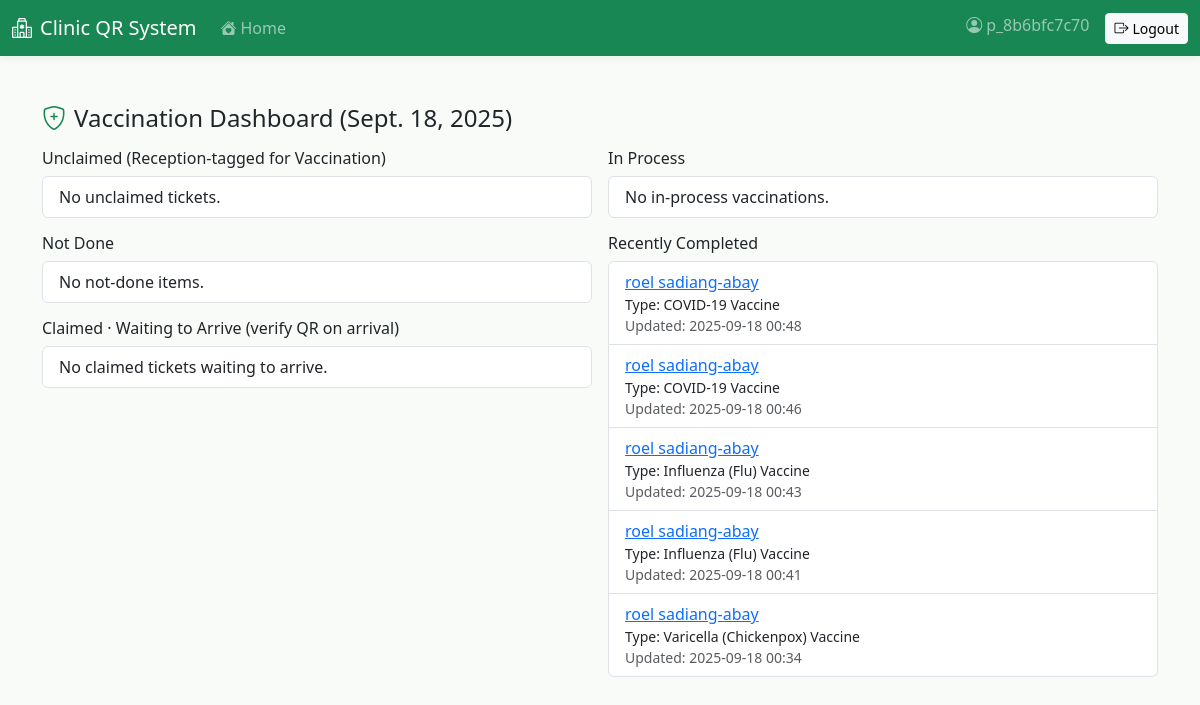
Page /dashboard/vaccination/ (signed in) on the committed database.
### visits/models.py (models this page shows, shortened)
class VaccinationRecord(models.Model):
    visit = models.ForeignKey('visits.Visit', on_delete=models.CASCADE, related_name='vaccination_records')
    patient = models.ForeignKey('patients.Patient', on_delete=models.CASCADE, related_name='vaccination_records')
    vaccine_type = models.CharField(max_length=64, choices=VaccinationType.choices)
    status = models.CharField(max_length=32, choices=[
        ('queue', 'Queue'),
        ('claimed', 'Claimed'),
        ('in_process', 'In Process'),
        ('done', 'Done'),
        ('not_done', 'Not Done'),
    ], default='queue')
    details = models.JSONField(default=dict, blank=True)
    administered_by = models.ForeignKey(settings.AUTH_USER_MODEL, on_delete=models.SET_NULL, null=True, blank=True)
    created_at = models.DateTimeField(auto_now_add=True)
    updated_at = models.DateTimeField(auto_now=True)
    class Meta:
        ordering = ['-updated_at']

class Visit(models.Model):
    class Service(models.TextChoices):
        RECEPTION = 'reception', 'Reception/Triage'
        DOCTOR = 'doctor', 'Doctor Consultation'
        LAB = 'lab', 'Laboratory'
        PHARMACY = 'pharmacy', 'Pharmacy'
        VACCINATION = 'vaccination', 'Vaccination/Immunization'
    class Department(models.TextChoices):
        PEDIATRICS = 'Pediatrics', 'Pediatrics (Children’s Health)'
        OBGYN = 'OB-GYN', 'Obstetrics and Gynecology (OB-GYN)'
        CARDIOLOGY = 'Cardiology', 'Cardiology (Heart Care)'
        RADIOLOGY = 'Radiology', 'Radiology'
        SURGERY = 'Surgery', 'Surgery'
        DERMATOLOGY = 'Dermatology', 'Dermatology (Skin Care)'
        ENT = 'ENT', 'ENT (Ear, Nose, Throat)'
    patient = models.ForeignKey('patients.Patient', on_delete=models.CASCADE, related_name='visits')
    service = models.CharField(max_length=20, choices=Service.choices)
    notes = models.TextField(blank=True)
    class Status(models.TextChoices):
        QUEUED = 'queued', 'Queued'
        CLAIMED = 'claimed', 'Claimed'
        IN_PROCESS = 'in_process', 'In Process'
        DONE = 'done', 'Done'
    status = models.CharField(max_length=16, choices=Status.choices, default=Status.QUEUED)
    queue_number = models.PositiveIntegerField(null=True, blank=True)
    department = models.CharField(max_length=32, choices=Department.choices, blank=True)
    claimed_by = models.ForeignKey(settings.AUTH_USER_MODEL, on_delete=models.SET_NULL, null=True, blank=True, related_name='claimed_reception_visits')
    claimed_at = models.DateTimeField(null=True, blank=True)
    assigned_to = models.ForeignKey(settings.AUTH_USER_MODEL, on_delete=models.SET_NULL, null=True, blank=True, related_name='assigned_visits')
    doctor_arrived = models.BooleanField(default=False)
    doctor_status = models.CharField(max_length=16, blank=True, default='')  # '', ready_to_consult, not_done, finished
    symptoms = models.TextField(blank=True)
    diagnosis = models.TextField(blank=True)
    prescription_notes = models.TextField(blank=True)
    doctor_done = models.BooleanField(default=False)
    doctor_done_at = models.DateTimeField(null=True, blank=True)
    lab_tests = models.TextField(blank=True)
    lab_test_type = models.CharField(max_length=50, blank=True)
    lab_claimed_by = models.ForeignKey(settings.AUTH_USER_MODEL, on_delete=models.SET_NULL, null=True, blank=True, related_name='claimed_lab_visits')
    lab_claimed_at = models.DateTimeField(null=True, blank=True)
    lab_arrived = models.BooleanField(default=False)
    lab_results = models.TextField(blank=True)
    lab_completed = models.BooleanField(default=False)
    lab_completed_at = models.DateTimeField(null=True, blank=True)
    medicines = models.TextField(blank=True)
    dispensed = models.BooleanField(default=False)
    dispensed_at = models.DateTimeField(null=True, blank=True)
    vaccine_type = models.CharField(max_length=100, blank=True)
    vaccine_dose = models.CharField(max_length=50, blank=True)
    vaccination_date = models.DateField(null=True, blank=True)
    timestamp = models.DateTimeField(auto_now_add=True)
    created_by = models.ForeignKey(settings.AUTH_USER_MODEL, on_delete=models.SET_NULL, null=True, blank=True)
    doctor_user = models.ForeignKey(settings.AUTH_USER_MODEL, on_delete=models.SET_NULL, null=True, blank=True, related_name='doctor_visits')
    service_type = models.ForeignKey('visits.ServiceType', on_delete=models.SET_NULL, null=True, blank=True, help_text='Specific service type selected')

### patients/models.py (models this page shows, shortened)
class Patient(models.Model):
    user = models.OneToOneField(User, on_delete=models.SET_NULL, null=True, blank=True, related_name='patient_profile')
    full_name = models.CharField(max_length=255)
    age = models.PositiveIntegerField(validators=[MinValueValidator(0)])
    address = models.TextField()
    contact = models.CharField(max_length=50)
    email = models.EmailField(unique=True)
    patient_code = models.CharField(max_length=20, unique=True)
    qr_code = models.ImageField(upload_to='qr_codes/', blank=True, null=True)
    must_change_password = models.BooleanField(default=False)
    created_at = models.DateTimeField(auto_now_add=True)

### dashboard/views.py (the view)
# urls.py: path('vaccination/', views.vaccination_dashboard, name='dashboard_vaccination'),
@login_required
def vaccination_dashboard(request):
    today = timezone.localdate()
    base_reception_vacc = (Visit.objects
                           .filter(service='reception', timestamp__date=today)
                           .filter(Q(service_type__name__iexact='Vaccination') | Q(notes__icontains='[visit: vaccination]')))
    unclaimed = (base_reception_vacc
                 .filter(Q(status=Visit.Status.QUEUED) | Q(status__isnull=True) | Q(status=''))
                 .filter(assigned_to__isnull=True)
                 .order_by('queue_number', 'timestamp'))
    received_from_reception_ids: set[int] = set()
    _vacc_visits = (Visit.objects
                    .filter(service='vaccination', timestamp__date=today)
                    .values('id', 'notes'))
    for _v in _vacc_visits:
        try:
            m = re.search(r"From\s+reception\s+#(\d+)", _v.get('notes') or '', flags=re.IGNORECASE)
            if m:
                received_from_reception_ids.add(int(m.group(1)))
        except Exception:
            pass
    claimed_filter = Q(status=Visit.Status.CLAIMED)
    if not request.user.is_superuser:
        claimed_filter &= Q(assigned_to=request.user)
    claimed_waiting = (base_reception_vacc
                       .filter(claimed_filter)
                       .exclude(id__in=list(received_from_reception_ids))
                       .order_by('queue_number', 'timestamp'))
    print(f"DEBUG - Today: {today}")
    print(f"DEBUG - Base reception vacc count: {base_reception_vacc.count()}")
    print(f"DEBUG - Received from reception IDs: {sorted(received_from_reception_ids)}")
    print(f"DEBUG - Claimed waiting count: {claimed_waiting.count()}")
    print(f"DEBUG - User: {request.user}, Is superuser: {request.user.is_superuser}")
    for v in claimed_waiting:
        print(f"DEBUG - Claimed waiting: {v.patient.full_name}, Status: {v.status}, Assigned to: {v.assigned_to}")
    from django.db.models import OuterRef, Subquery, F
    latest_ts_sq = (VaccinationRecord.objects
                    .filter(visit=OuterRef('visit'))
                    .order_by('-updated_at')
                    .values('updated_at')[:1])
    vacc_records_today = (VaccinationRecord.objects
                          .select_related('visit__patient')
                          .filter(visit__timestamp__date=today)
                          .annotate(latest_updated_at=Subquery(latest_ts_sq))
                          .filter(updated_at=F('latest_updated_at')))
    ready = vacc_records_today.filter(status='queue').order_by('visit__queue_number', 'visit__timestamp')
    in_process = vacc_records_today.filter(status='in_process').order_by('-updated_at')
    not_done = vacc_records_today.filter(status='not_done').order_by('-updated_at')
    completed = vacc_records_today.filter(status='done').order_by('-updated_at')[:20]
    vaccine_type_labels = dict(VaccinationType.choices)
    return render(request, 'dashboard/vaccination.html', {
        'pending_unclaimed': unclaimed,
        'pending_claimed': claimed_waiting,
        'ready': ready,
        'in_process': in_process,
        'not_done': not_done,
        'completed': completed,
        'vaccine_types': VaccinationType.choices,
        'vaccine_type_labels': vaccine_type_labels,
        'today': today,
    })

### dashboard/templates/dashboard/vaccination.html (shortened to what this page needs)
{% extends 'base.html' %}
{% block content %}
<div class="d-flex justify-content-between align-items-center mb-3">
  <h4 class="mb-0 d-flex align-items-center"><i class="bi bi-shield-plus text-success me-2"></i>Vaccination Dashboard ({{ today }})</h4>
  </div>
<div class="row g-3">
  <div class="col-md-6">
    <h6>Unclaimed (Reception-tagged for Vaccination)</h6>
    <ul class="list-group mb-3" data-container="queued">
      {% for v in pending_unclaimed %}
        <li class="list-group-item" data-card>
          <div class="d-flex justify-content-between align-items-center">
            <div>
              <a href="/patients/{{ v.patient.id }}/">{{ v.patient.full_name }}</a>
              <div class="small text-muted">Queue: {{ v.queue_number|default:'—' }}</div>
              <div class="small">At: {{ v.timestamp|date:'Y-m-d H:i' }}</div>
            </div>
            <div class="d-flex align-items-center gap-2">
              <form method="post" action="/dashboard/vaccination/claim/">
                {% csrf_token %}
                <input type="hidden" name="reception_visit_id" value="{{ v.id }}">
                <button class="btn btn-outline-primary btn-sm" type="submit"><i class="bi bi-person-plus me-1"></i>Claim</button>
              </form>
            </div>
          </div>
        </li>
      {% empty %}
        <li class="list-group-item">No unclaimed tickets.</li>
      {% endfor %}
    </ul>
    <h6>Not Done</h6>
    <ul class="list-group mb-3" data-container="not_done">
      {% for r in not_done %}
        <li class="list-group-item d-flex justify-content-between align-items-center">
          <div>
            <a class="fw-semibold" href="/patients/{{ r.visit.patient.id }}/">{{ r.visit.patient.full_name }}</a>
            <div class="small">Type: {{ r.vaccine_type }}</div>
            <div class="small text-muted">Updated: {{ r.updated_at|date:'Y-m-d H:i' }}</div>
          </div>
          <div class="d-flex gap-2">
            <a class="btn btn-primary btn-sm" href="/dashboard/vaccination/work/{{ r.visit.id }}/"><i class="bi bi-pencil-square me-1"></i>Reopen</a>
          </div>
        </li>
      {% empty %}
        <li class="list-group-item">No not-done items.</li>
      {% endfor %}
    </ul>
    <h6>Claimed · Waiting to Arrive (verify QR on arrival)</h6>
    <ul class="list-group" data-container="claimed">
      {% for v in pending_claimed %}
        <li class="list-group-item" data-card data-patient-code="{{ v.patient.patient_code }}" data-visit-id="{{ v.id }}">
          <div class="d-flex justify-content-between align-items-center">
            <div>
              <a href="/patients/{{ v.patient.id }}/">{{ v.patient.full_name }}</a>
              <div class="small text-muted">From Reception · Queue: {{ v.queue_number|default:'—' }}</div>
              <div class="small">At: {{ v.timestamp|date:'Y-m-d H:i' }}</div>
            </div>
            <div class="d-flex align-items-center gap-2">
              <button class="btn btn-outline-secondary btn-sm" type="button" data-bs-toggle="modal" data-bs-target="#vaccVerifyModal" data-visit="{{ v.id }}"><i class="bi bi-qr-code-scan me-1"></i>Verify</button>
            </div>
          </div>
        </li>
      {% empty %}
        <li class="list-group-item">No claimed tickets waiting to arrive.</li>
      {% endfor %}
    </ul>
  </div>
  <div class="col-md-6">
    <h6>In Process</h6>
    <ul class="list-group mb-3" data-container="in_process">
      {% for r in in_process %}
        <li class="list-group-item d-flex justify-content-between align-items-center">
          <div>
            <a class="fw-semibold" href="/patients/{{ r.visit.patient.id }}/">{{ r.visit.patient.full_name }}</a>
            <div class="small">Type: {{ r.vaccine_type }}</div>
            <div class="small text-muted">Logged: {{ r.visit.timestamp|date:'Y-m-d H:i' }}{% if r.visit.queue_number %} · Queue: {{ r.visit.queue_number }}{% endif %}</div>
          </div>
          <div class="d-flex gap-2">
            <a class="btn btn-primary btn-sm" href="/dashboard/vaccination/work/{{ r.visit.id }}/"><i class="bi bi-pencil-square me-1"></i>Open Work</a>
          </div>
        </li>
      {% empty %}
        <li class="list-group-item">No in-process vaccinations.</li>
      {% endfor %}
    </ul>
    <h6>Recently Completed</h6>
    <ul class="list-group">
      {% for r in completed %}
        <li class="list-group-item">
          <a href="/patients/{{ r.visit.patient.id }}/">{{ r.visit.patient.full_name }}</a>
          <div class="small">Type: {{ r.vaccine_type }}</div>
          <div class="small text-muted">Updated: {{ r.updated_at|date:'Y-m-d H:i' }}</div>
        </li>
      {% empty %}
        <li class="list-group-item">No completed vaccinations yet.</li>
      {% endfor %}
    </ul>
  </div>
</div>
{% endblock %}

### templates/base.html (shortened to what this page needs)
<!doctype html>
<html lang="en">
  <head>
    <link href="https://cdn.jsdelivr.net/npm/bootstrap@5.3.3/dist/css/bootstrap.min.css" rel="stylesheet">
    <link href="https://cdn.jsdelivr.net/npm/bootstrap-icons@1.11.3/font/bootstrap-icons.min.css" rel="stylesheet">
  </head>
  <body>
    <nav class="navbar navbar-expand-lg navbar-dark bg-success">
      <div class="container-fluid">
        <a class="navbar-brand d-flex align-items-center" href="/">
          <i class="bi bi-hospital me-2"></i>Clinic QR System
        </a>
        <div class="collapse navbar-collapse" id="navbarsMain">
          <ul class="navbar-nav me-auto mb-2 mb-lg-0">
            {% if request.user.is_authenticated %}
              <li class="nav-item">
                <a class="nav-link" href="{% if request.user.is_superuser %}/dashboard/{% elif request.user.groups.all.0.name == 'Reception' %}/dashboard/reception/{% elif request.user.groups.all.0.name == 'Doctor' %}/dashboard/doctor/{% elif request.user.groups.all.0.name == 'Laboratory' %}/dashboard/lab/{% elif request.user.groups.all.0.name == 'Pharmacy' %}/dashboard/pharmacy/{% elif request.user.groups.all.0.name == 'Vaccination' %}/dashboard/vaccination/{% elif request.user.groups.all.0.name == 'Patient' %}/patients/portal/{% else %}/dashboard/{% endif %}"><i class="bi bi-house-heart-fill me-1"></i>Home</a>
              </li>
            {% endif %}
          </ul>
          <ul class="navbar-nav ms-auto">
            {% if request.user.is_authenticated %}
              <li class="nav-item"><span class="navbar-text"><i class="bi bi-person-circle me-1"></i>{{ request.user.username }}</span></li>
              <li class="nav-item ms-3">
                <form method="post" action="/accounts/logout/" class="d-inline">
                  <button class="btn btn-light btn-sm" type="submit"><i class="bi bi-box-arrow-right me-1"></i>Logout</button>
                </form>
              </li>
            {% else %}
              <li class="nav-item"><a class="btn btn-light btn-sm" href="/accounts/login/"><i class="bi bi-box-arrow-in-right me-1"></i>Login</a></li>
            {% endif %}
          </ul>
        </div>
      </div>
    </nav>
    <main class="container my-5">
      {% block content %}{% endblock %}
    </main>
  </body>
</html>

### templates/base.html (style rules this page uses)
:root { --bs-primary: #198754; --bs-primary-rgb: 25, 135, 84; }
body { background-color: #f8fbf8; }
.navbar { box-shadow: 0 2px 8px rgba(0,0,0,0.06); }

### rows in the picture
VaccinationRecord: visit.patient.full_name "roel sadiang-abay", vaccine_type "COVID-19 Vaccine", updated_at "2025-09-18 00:48"
VaccinationRecord: visit.patient.full_name "roel sadiang-abay", vaccine_type "COVID-19 Vaccine", updated_at "2025-09-18 00:46"
VaccinationRecord: visit.patient.full_name "roel sadiang-abay", vaccine_type "Influenza (Flu) Vaccine", updated_at "2025-09-18 00:43"
VaccinationRecord: visit.patient.full_name "roel sadiang-abay", vaccine_type "Influenza (Flu) Vaccine", updated_at "2025-09-18 00:41"
VaccinationRecord: visit.patient.full_name "roel sadiang-abay", vaccine_type "Varicella (Chickenpox) Vaccine", updated_at "2025-09-18 00:34"

### other values in the picture
{{ request.user.username }} "p_8b6bfc7c70"
{{ today }} "Sept. 18, 2025"
